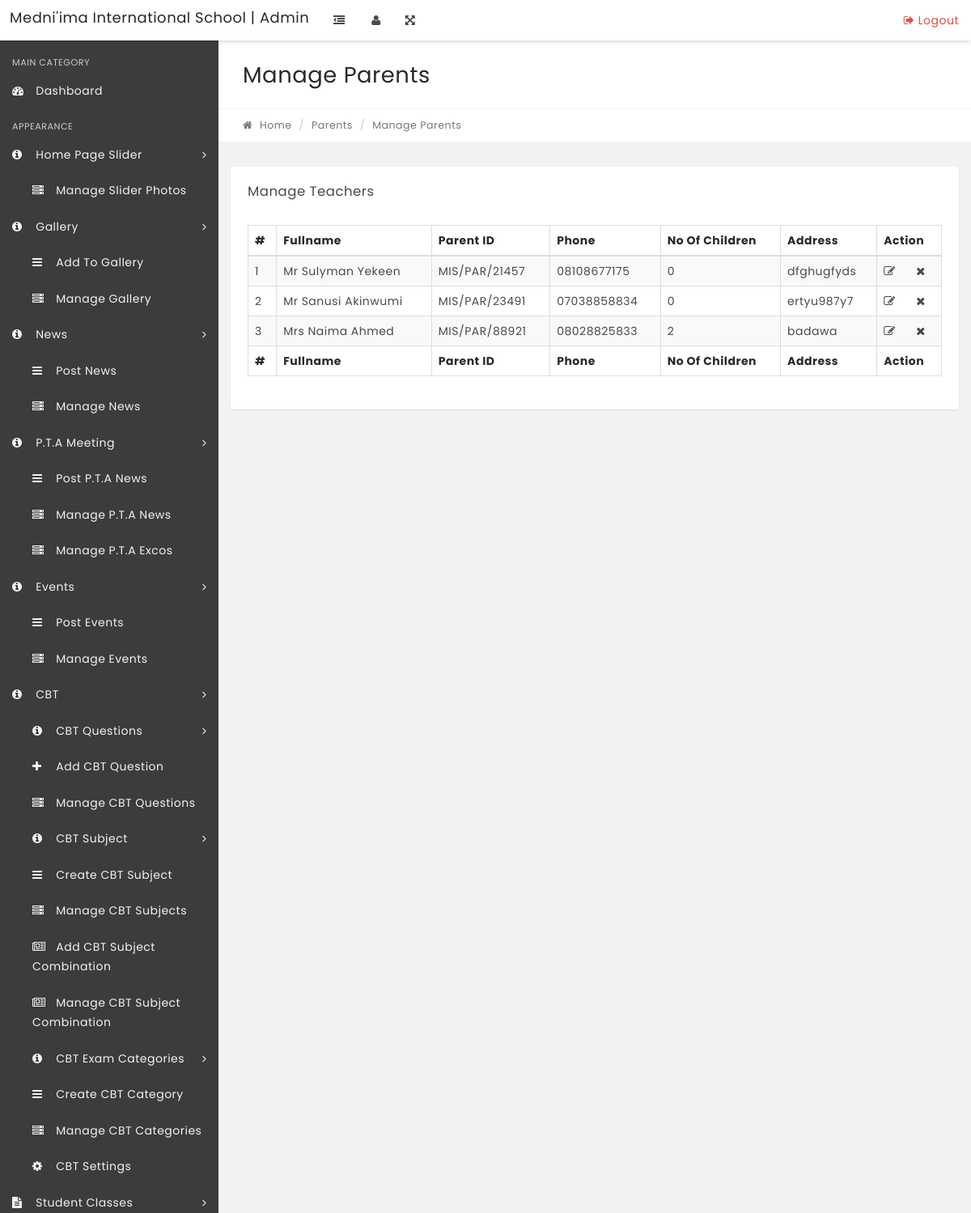
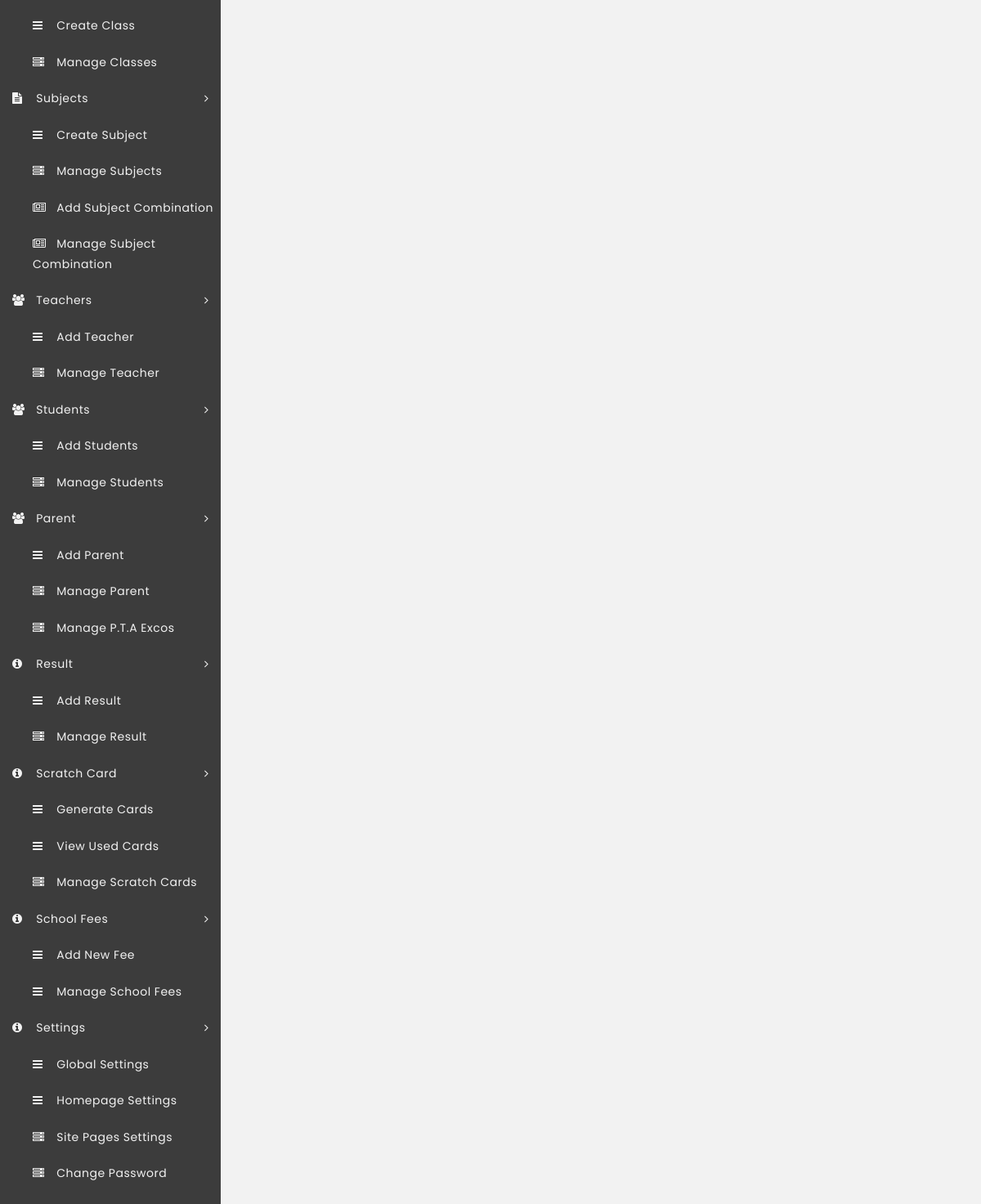
The app's page /admin/manage-parents.php with its own data (2 pictures, top to bottom).
### tables this page shows
CREATE TABLE IF NOT EXISTS `tblparent` (
  `id` int(11) NOT NULL,
  `title` varchar(50) NOT NULL,
  `username` varchar(200) NOT NULL,
  `fullname` varchar(200) NOT NULL,
  `occupation` varchar(200) NOT NULL,
  `gender` varchar(50) NOT NULL,
  `phone` varchar(200) NOT NULL,
  `email` text NOT NULL,
  `password` text NOT NULL,
  `p_photo` varchar(250) NOT NULL,
  `children_id` text NOT NULL,
  `address` text NOT NULL,
  `state` varchar(200) NOT NULL,
  `LGA` varchar(200) NOT NULL,
  `town` varchar(200) NOT NULL,
  `school_ref` enum('1','2') NOT NULL,
  `pta_exco` enum('0','1') NOT NULL,
  `status` enum('0','1') NOT NULL,
  `date` timestamp NOT NULL DEFAULT CURRENT_TIMESTAMP ON UPDATE CURRENT_TIMESTAMP
);

### controller/header.php (called while the page is built, shortened)
<?php
require_once __DIR__ . '/config.php';
if(($db=="" || $db->connect_error))
{
    header("Location: /installation/");
}
else{
include __DIR__ . '/func.php';
$iSMartFUN = new Ismart_Controller($db);
}
?>

### controller/func.php (called while the page is built, shortened)
<?php
class Ismart_Controller {
	var $db;
	function __construct($db){
		$this->db = $db;
            	}
public function getTRows($table,$conditions = array()){
		$sql = 'SELECT ';
		$sql .= array_key_exists("select",$conditions)?$conditions['select']:'*';
		$sql .= ' FROM '.$table;
		if(array_key_exists("order_by",$conditions)){
			$sql .= ' ORDER BY '.$conditions['order_by'];
		}
		$result = $this->db->query($sql);
		if(array_key_exists("return_type",$conditions) && $conditions['return_type'] != 'all'){
			switch($conditions['return_type']){
				case 'count':
					$data = $result->num_rows;
					break;
				case 'single':
					$data = $result->fetch_object();
					break;
				default:
					$data = '';
			}
		}else{
			if($result->num_rows > 0){
				while($row = $result->fetch_object()){
					$data[] = $row;
				}
			}
		}
		return !empty($data)?$data:false;
	}
}
?>

### admin/manage-parents.php (the view, shortened to what this page needs)
<?php
include('../controller/header.php');
if(strlen($_SESSION['alogin'])=="")
    {
	$login_url=''.SITE_URL.'login';
    header("Location: $login_url");
	    }
    else{
?>
<!DOCTYPE html>
<html lang="en">
    <head>
    </head>
    <body class="top-navbar-fixed">
        <div class="main-wrapper">
   <?php include('includes/topbar.php');?>
            <div class="content-wrapper">
                <div class="content-container">
<?php include('includes/leftbar.php');?>
                    <div class="main-page">
                        <div class="container-fluid">
                            <div class="row page-title-div">
                                <div class="col-md-6">
                                    <h2 class="title">Manage Parents</h2>
                                </div>
                            </div>
                            <div class="row breadcrumb-div">
                                <div class="col-md-6">
                                    <ul class="breadcrumb">
            							<li><a href="dashboard.php"><i class="fa fa-home"></i> Home</a></li>
                                        <li>Parents</li>
            							<li class="active">Manage Parents</li>
            						</ul>
                                </div>
                            </div>
                        </div>
                        <section class="section">
                            <div class="container-fluid">
<div id="divToPrint">
                                <div class="row">
                                    <div class="col-md-12">
                                        <div class="panel">
                                            <div class="panel-heading">
                                                <div class="panel-title">
                                                    <h5>Manage Teachers</h5>
                                                </div>
                                            </div>
                                            <div class="panel-body p-20">
                                                <table id="example" class="display table table-striped table-bordered" cellspacing="0" width="100%">
                                                    <thead>
                                                        <tr>
                                                            <th>#</th>
                                                       		 <th>Fullname</th>
                                                            <th>Parent ID</th>
                                                            <th>Phone</th>
                                                            <th>No Of Children</th>
                                                            <th>Address</th>
                                                            <th>Action</th>
                                                        </tr>
                                                    </thead>
                                                    <tfoot>
                                                        <tr>
                                                          <th>#</th>
                                                            <th>Fullname</th>
                                                            <th>Parent ID</th>
                                                            <th>Phone</th>
                                                            <th>No Of Children</th>
                                                            <th>Address</th>
                                                            <th>Action</th>
                                                        </tr>
                                                    </tfoot>
                                                    <tbody>
<?php
$tblparent_condition['order_by'] = 'date DESC';
$parent_list = $iSMartFUN->getTRows("tblparent",$tblparent_condition);
$cnt=1;
if($parent_list)
{
foreach($parent_list as $result)
{
$sql1 ="SELECT StudentId from tblstudents where parent_id='$result->id' ";
$query1 = $db ->query($sql1);
$totalstudents=$query1->num_rows;
  ?>
<tr>
 <td><?php echo htmlentities($cnt);?></td>
                                                            <td><?php echo htmlentities($result->title." ".$result->fullname);?></td>
                                                            <td><?php echo htmlentities($result->username);?></td>
                                                            <td><?php echo htmlentities($result->phone);?></td>
                                                            <td><?php echo htmlentities($totalstudents);?></td>
                                                            <td><?php echo htmlentities($result->address);?></td>
<td>
<a href="edit-parent.php?pid=<?php echo htmlentities($result->id);?>"><i class="fa fa-edit" title="Edit Record"></i> </a> &nbsp;&nbsp;&nbsp;&nbsp;
<a href="manage-parents.php?did=<?php echo htmlentities($result->id);?>"><i class="fa fa-times" title="Delete"></i> </a>
</td>
</tr>
<?php $cnt=$cnt+1;}} ?>
                                                    </tbody>
                                                </table>
</div>
                                            </div>
                                        </div>
                                    </div>
                                                </div>
                                            </div>
                                        </div>
                                    </div>
                                </div>
                            </div>
    </body>
</html>
<?php } ?>

### records on screen
tblparent: title+fullname "Mr Sulyman Yekeen", username "MIS/PAR/21457", phone "08108677175", pta_exco "0", address "dfghugfyds", id "2"
tblparent: title+fullname "Mr Sanusi Akinwumi", username "MIS/PAR/23491", phone "07038858834", address "ertyu987y7"
tblparent: title+fullname "Mrs Naima Ahmed", username "MIS/PAR/88921", phone "08028825833", address "badawa"

### other values on screen
SCHOOL_NAME "Medni'ima International School"
